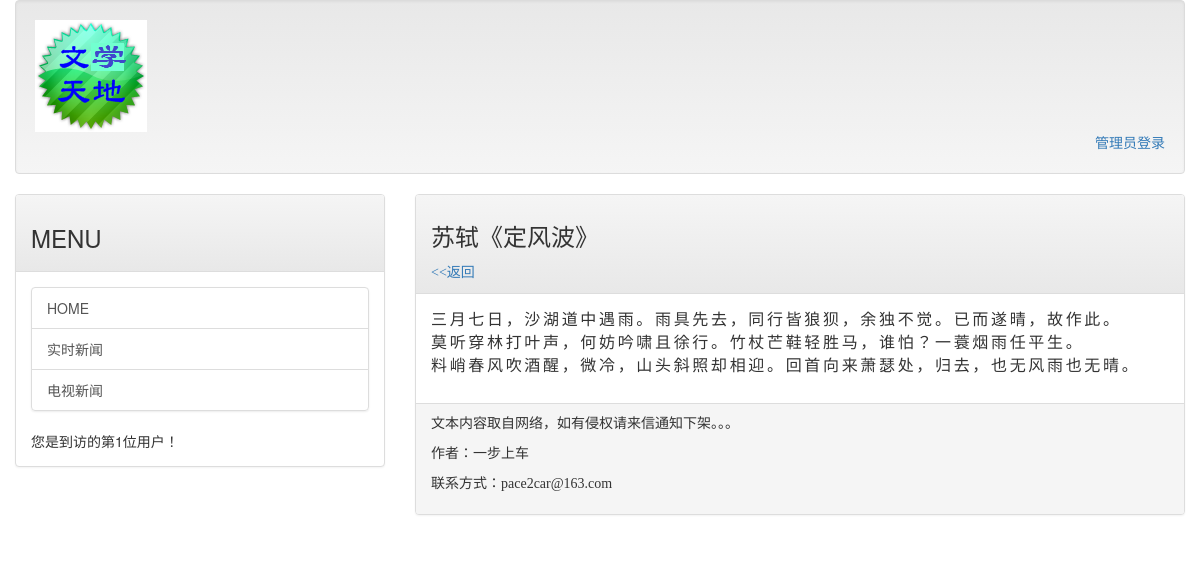
Page /post/诗歌3 on the committed database.
### MyBlog/models.py (models this page shows, shortened)
class BlogPost(models.Model):
    title = models.CharField(max_length = 150)
    slug = models.CharField(max_length = 150)
    body = models.TextField()
    pub_date = models.DateTimeField(default=timezone.now)
    class Meta:
        ordering = ('-pub_date',)

### MyBlog/views.py (called while the page is built)
def showpost(request, slug):
    template = get_template('post.html')
    try:
        post = BlogPost.objects.get(slug=slug)
        if post != None:
            html = template.render(locals())
            return HttpResponse(html)
    except:
        return redirect('/')

### templates/post.html (shortened to what this page needs)
{% extends 'base.html' %}
{% block headmessage %}
    <h3 style='font-family:微软雅黑;'>{{ post.title }}</h3>
    <a style='font-family:微软雅黑;' href='/'><<返回</a>
{% endblock %}
{% block content %}
    <p style='font-family:微软雅黑;font-size:12pt;letter-spacing:2pt;'>
            {{ post.body | safe | linebreaksbr}}
    </p>
{% endblock %}

### rows in the picture
BlogPost: title "苏轼《定风波》", body "三月七日，沙湖道中遇雨。雨具先去，同行皆狼狈，余独不觉。已而遂晴，故作此。 莫听穿林打叶声，何妨吟啸且徐行。竹杖芒鞋轻胜马，谁怕？一蓑烟雨任平生。 料峭春风吹酒醒，微冷，山头斜照却相迎。回首向来萧瑟处，归去，也无风雨也无晴。"
